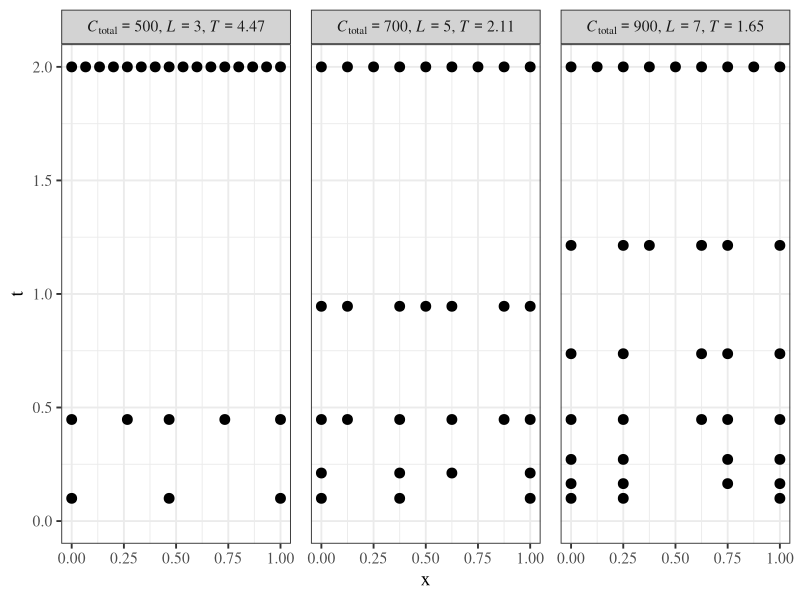

The R source for this figure:
library(ggplot2)

# Main function to calculate the budget-constrained design
calculate_new_design <- function(C_total = 500, t_1 = 1, t_L = 0.01, n_min = 2, 
                                 lambda_max = 1, eta = 4, c1 = 1, gamma = 1, d = 1) {
  
  # Step 1 Parameters
  a <- d / (eta + d)
  b <- 1 - a
  
  valid_designs <- list() # Storage for valid designs as we test L
  
  # Step 2 & 3: Iterate over candidate L >= 2 to find the maximum valid L
  L <- 2
  while (TRUE) {
    l_seq <- 1:L
    k_seq <- 1:L
    
    # Compute T for the current candidate L
    T_val <- (t_1 / t_L)^(1 / (L - 1))
    
    # Pre-calculate the denominator sum (over k=1 to L)
    denom_terms <- (lambda_max^(a * (L - k_seq + 1))) * ((t_1 / t_L)^((gamma * b * (k_seq - 1)) / (L - 1)))
    denom_sum <- sum(denom_terms)
    
    # Calculate the numerator (for each l=1 to L)
    num_terms <- (lambda_max^(a * (L - l_seq + 1))) * ((t_1 / t_L)^(-(gamma * a * (l_seq - 1)) / (L - 1)))
    
    # Calculate continuous sample sizes using Eq (10)
    n_l_exact <- ((C_total * (t_1^gamma)) / c1) * (num_terms / denom_sum)
    
    # Floor to integers to strictly ensure we don't exceed the total budget
    n_l <- floor(n_l_exact)
    
    # Step 3: Check minimum sample size requirement
    if (min(n_l) >= n_min) {
      # This L is valid! Calculate exact tuning parameters and costs for the record
      t_l <- t_1 * T_val^(-(l_seq - 1))
      C_l <- c1 * t_l^(-gamma)
      
      # Save this valid design
      valid_designs[[as.character(L)]] <- data.frame(
        l = l_seq,
        n_l = n_l,
        t_l = t_l,
        C_l = C_l,
        T_val = T_val
      )
      
      # Try the next deeper hierarchy
      L <- L + 1
    } else {
      # The sample sizes dropped below n_min. The ceiling is hit.
      break
    }
  }
  
  # Retrieve the largest L that passed the test
  optimal_L <- L - 1
  
  if (optimal_L < 2) {
    stop("Budget C_total is too small to even support L=2 with the given n_min.")
  }
  # Get the winning design
  final_design <- valid_designs[[as.character(optimal_L)]]
  
  # 1. Calculate the initial leftover budget
  C_spent <- sum(final_design$n_l * final_design$C_l)
  C_leftover <- C_total - C_spent
  
  # 2. Loop backward from highest fidelity (L) down to lowest (1)
  for (lvl in optimal_L:1) {
    # Check if we can afford at least one sample at this level
    if (C_leftover >= final_design$C_l[lvl]) {
      # Buy as many as possible
      extra_samples <- floor(C_leftover / final_design$C_l[lvl])
      
      # Add them to the design
      final_design$n_l[lvl] <- final_design$n_l[lvl] + extra_samples
      
      # Deduct the spent money from the leftover budget
      C_leftover <- C_leftover - (extra_samples * final_design$C_l[lvl])
    }
  }
  
  return(final_design)
}

# Generates 1D nested coordinates for plotting
get_nested_design_1d <- function(n_vector, lower_bound = 0, upper_bound = 1) {
  L <- length(n_vector)
  X_nested <- list()
  
  X_nested[[1]] <- seq(lower_bound, upper_bound, length.out = n_vector[1])
  if (L > 1) {
    for (l in 2:L) {
      prev_n <- length(X_nested[[l - 1]])
      current_n <- n_vector[l]
      
      if (current_n == 1) {
        idx <- round((1 + prev_n) / 2)
      } else {
        idx <- round(seq(1, prev_n, length.out = current_n))
      }
      X_nested[[l]] <- X_nested[[l - 1]][idx]
    }
  }
  names(X_nested) <- paste0("Level_", 1:L)
  return(X_nested)
}


C_values <- c(500, 700, 900) 
all_designs_C <- list()

for (i in seq_along(C_values)) {
  curr_C <- C_values[i]
  
  # Calculate optimal allocation using the new inputs
  des_df <- calculate_new_design(C_total = curr_C, t_1 = 2, t_L = 0.1, 
                                 n_min = 3, lambda_max = 1, eta = 4, 
                                 c1 = 3.5, gamma = 1.6, d = 1)
  
  nested_pts <- get_nested_design_1d(des_df$n_l)
  curr_L <- nrow(des_df)
  curr_T <- des_df$T_val[1] # T is identical across the dataframe
  
  # Flatten to dataframe for ggplot
  temp_df <- data.frame(
    x = unlist(nested_pts, use.names = FALSE),
    t_l = rep(des_df$t_l, times = sapply(nested_pts, length)),
    Level = as.factor(rep(des_df$l, times = sapply(nested_pts, length)))
  )
  
  # Create a clean math label indicating the resulting L and T for this Budget
  label_str <- sprintf(
    "italic(C)[total] == %d * ',' ~ italic(L) == %d * ',' ~ italic(T) == '%.2f'",
    curr_C, curr_L, curr_T
  )
  temp_df$FacetLabel <- label_str
  
  all_designs_C[[i]] <- temp_df
}

plot_df_C <- do.call(rbind, all_designs_C)
plot_df_C$FacetLabel <- factor(plot_df_C$FacetLabel, levels = unique(plot_df_C$FacetLabel))

# Plotting
figure3 <- ggplot(plot_df_C, aes(x = x, y = t_l)) +
  geom_point(size = 3, show.legend = FALSE) +
  facet_wrap(~ FacetLabel, labeller = label_parsed, ncol = 3) +
  scale_x_continuous(limits = c(0, 1)) +
  scale_y_continuous(limits = c(0, 2)) + 
  labs(x = "x", y = "t") +
  theme_bw(base_family = "serif", base_size = 14) +
  theme(strip.background = element_rect(fill = "lightgray"),
        panel.spacing = unit(1, "lines"))

print(figure3)
